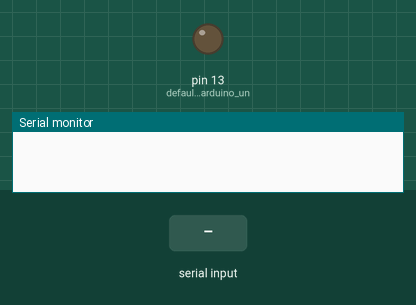
This sketch was run on a simulated Arduino Uno, built with avr-gcc and run on an emulated ATmega328P. Shown: output pins drawn as LEDs (lit = HIGH), the last lines printed to the serial monitor. The test bench sets the inputs (shaded band).

Above: at 1.2 s.
1.3 s: "1" received over Serial
At 2.5 s:
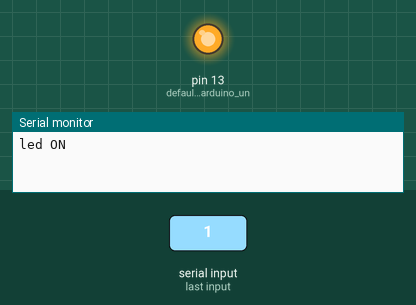
2.8 s: "0" received over Serial
At 3.7 s:
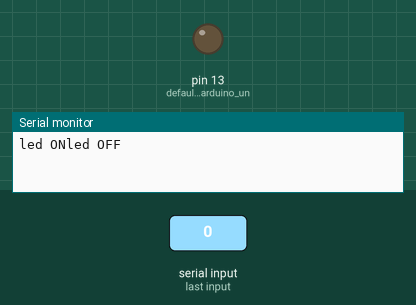
Timing chart, 0 to 5.8 s (numbered marks = the images above; inputs shaded):
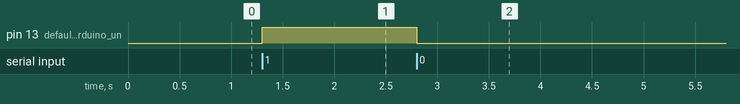

Measured:
- after the input at 1.3 s, pin 13 (default_led_on_arduino_un): LOW → HIGH at once
- after the input at 2.8 s, pin 13 (default_led_on_arduino_un): HIGH → LOW at once

The sketch:

arduino_hc_06.ino
```cpp
char data;

void setup(){
   pinMode(13,OUTPUT);  //default led on arduino uno board
   Serial.begin(9600); //default baud rate of HC-06 module
   Serial.flush();
}

void loop(){

   while(!Serial.available());
   data = Serial.read();
   if (data == '1'){
     digitalWrite(13,HIGH);
     Serial.print("led ON");
   }
   else if(data == '0'){
     digitalWrite(13,LOW);
     Serial.print("led OFF");
   }
   else{
     Serial.print("WTF?");
   }
}
```
